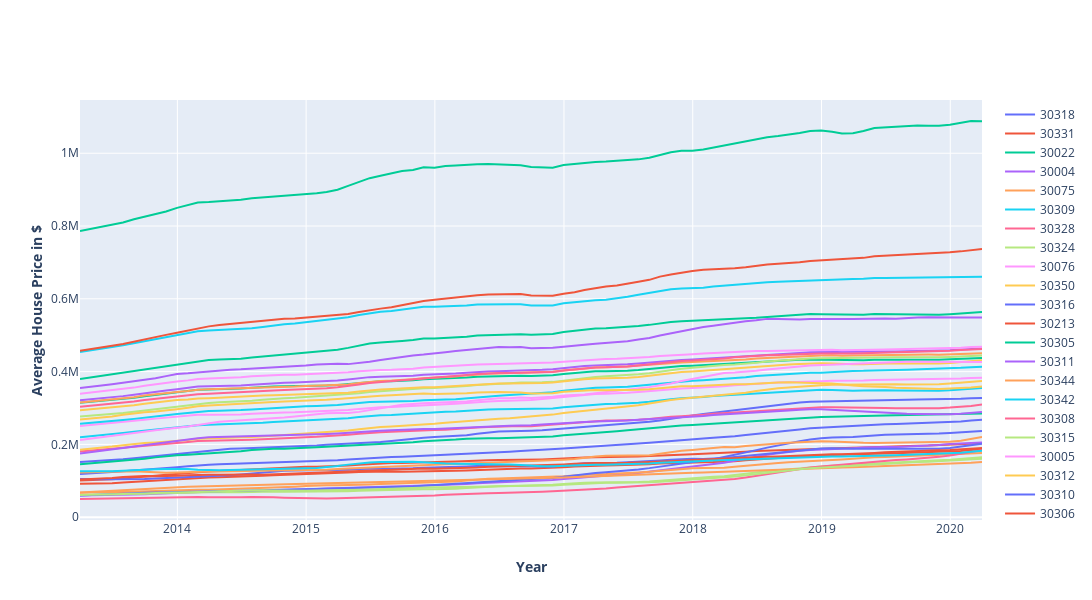

Source (notebook cell):
### Code cell
data = []
tracex = []
zipcodes = list(df_trans.iloc[:,1:37])

for i in range(0, len(zipcodes)):
    tracex = go.Scatter(
        x = df_trans['Date'],
        y = df_trans[zipcodes[i]],
        mode = 'lines',
        name = zipcodes[i] )
    data.append(tracex)
    
fig = go.Figure(data = data)
fig.update_xaxes(title = '<b>Year</b>')
fig.update_yaxes(title = '<b>Average House Price in $</b>')
fig.update_layout(height = 600, width = 1200)

fig.show()
